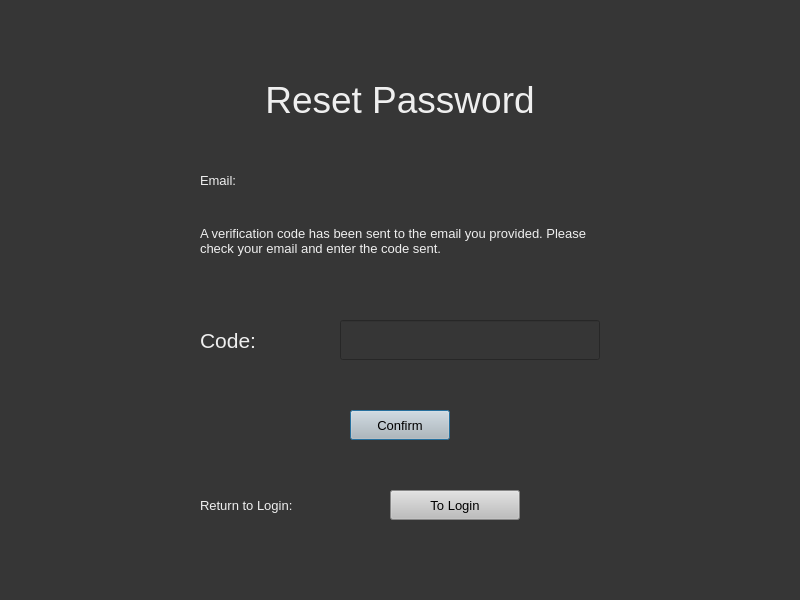
<?xml version="1.0" encoding="UTF-8"?>
<ui version="4.0">
 <class>Dialog</class>
 <widget class="QDialog" name="Dialog">
  <property name="enabled">
   <bool>true</bool>
  </property>
  <property name="geometry">
   <rect>
    <x>0</x>
    <y>0</y>
    <width>800</width>
    <height>600</height>
   </rect>
  </property>
  <property name="windowTitle">
   <string>Dialog</string>
  </property>
  <property name="styleSheet">
   <string notr="true">background-color: rgb(54, 54, 54);</string>
  </property>
  <widget class="QLabel" name="label">
   <property name="geometry">
    <rect>
     <x>200</x>
     <y>50</y>
     <width>400</width>
     <height>100</height>
    </rect>
   </property>
   <property name="styleSheet">
    <string notr="true">color: rgb(239, 239, 239);
font-size:28pt;</string>
   </property>
   <property name="text">
    <string>Reset Password</string>
   </property>
   <property name="alignment">
    <set>Qt::AlignCenter</set>
   </property>
  </widget>
  <widget class="QLabel" name="label_2">
   <property name="geometry">
    <rect>
     <x>200</x>
     <y>320</y>
     <width>131</width>
     <height>40</height>
    </rect>
   </property>
   <property name="styleSheet">
    <string notr="true">color: rgb(239, 239, 239);
font-size:16pt;</string>
   </property>
   <property name="text">
    <string>Code:</string>
   </property>
  </widget>
  <widget class="QPushButton" name="confirmButton">
   <property name="geometry">
    <rect>
     <x>350</x>
     <y>410</y>
     <width>100</width>
     <height>30</height>
    </rect>
   </property>
   <property name="styleSheet">
    <string notr="true">background-color: rgb(189, 189, 189);
font-size: 10pt ;</string>
   </property>
   <property name="text">
    <string>Confirm</string>
   </property>
  </widget>
  <widget class="QLineEdit" name="code">
   <property name="geometry">
    <rect>
     <x>340</x>
     <y>320</y>
     <width>260</width>
     <height>40</height>
    </rect>
   </property>
   <property name="styleSheet">
    <string notr="true">font-size: 14pt;
color: rgb(239, 239, 239);</string>
   </property>
  </widget>
  <widget class="QLabel" name="label_4">
   <property name="geometry">
    <rect>
     <x>200</x>
     <y>210</y>
     <width>400</width>
     <height>61</height>
    </rect>
   </property>
   <property name="styleSheet">
    <string notr="true">color: rgb(239, 239, 239);
font-size:10pt;</string>
   </property>
   <property name="text">
    <string>A verification code has been sent to the email you provided. Please check your email and enter the code sent.</string>
   </property>
   <property name="wordWrap">
    <bool>true</bool>
   </property>
  </widget>
  <widget class="QPushButton" name="loginButton">
   <property name="geometry">
    <rect>
     <x>390</x>
     <y>490</y>
     <width>130</width>
     <height>30</height>
    </rect>
   </property>
   <property name="styleSheet">
    <string notr="true">background-color: rgb(189, 189, 189);
font-size: 10pt ;</string>
   </property>
   <property name="text">
    <string>To Login</string>
   </property>
  </widget>
  <widget class="QLabel" name="label_5">
   <property name="geometry">
    <rect>
     <x>200</x>
     <y>490</y>
     <width>190</width>
     <height>30</height>
    </rect>
   </property>
   <property name="styleSheet">
    <string notr="true">color: rgb(239, 239, 239);
font-size:10pt;</string>
   </property>
   <property name="text">
    <string>Return to Login:</string>
   </property>
  </widget>
  <widget class="QLabel" name="label_6">
   <property name="geometry">
    <rect>
     <x>200</x>
     <y>170</y>
     <width>200</width>
     <height>21</height>
    </rect>
   </property>
   <property name="styleSheet">
    <string notr="true">color: rgb(239, 239, 239);
font-size:10pt;</string>
   </property>
   <property name="text">
    <string>Email:</string>
   </property>
   <property name="wordWrap">
    <bool>true</bool>
   </property>
  </widget>
  <widget class="QLabel" name="email">
   <property name="geometry">
    <rect>
     <x>400</x>
     <y>170</y>
     <width>200</width>
     <height>21</height>
    </rect>
   </property>
   <property name="styleSheet">
    <string notr="true">color: rgb(239, 239, 239);
font-size:10pt;</string>
   </property>
   <property name="text">
    <string/>
   </property>
   <property name="wordWrap">
    <bool>true</bool>
   </property>
  </widget>
 </widget>
 <resources/>
 <connections/>
</ui>
